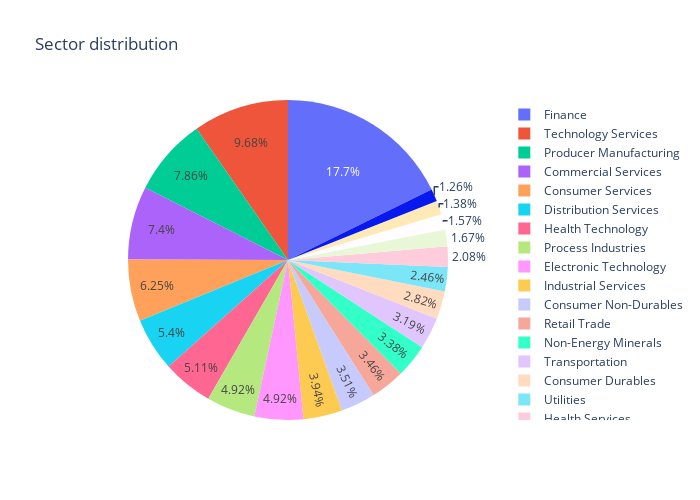

Notebook cell for this chart:
### Markdown cell above
I see that it is wrong to use the info table to find the companies in a sector as there are more companies in the info table as compared to the companies in the Neo4j database and this is what is causing the discrepancy between the two counts. Hence for the thesis it is deemed better to use the count using the neo4j cypher queries rather than the info table.

### Code cell
df = info.groupby(['sector']).count().reset_index().sort_values('code',ascending=False)
# df.loc[df['code']<7000, 'sector']= 'Other'
fig = px.pie(df, values='code', names='sector', title='Sector distribution', height=500, width=700)
fig.show()
# export_plot(fig, 'sector_distribution', ['html','png','svg'])

### Figure 1 — Plotly figure (JSON) as saved in the notebook; plotly's stock layout.template omitted (floating-point values rounded to 4 significant figures)
{"data": [{"domain": {"x": [0, 1], "y": [0, 1]}, "hovertemplate": "sector=%{label}<br>code=%{value}<extra></extra>", "labels": ["Finance", "Technology Services", "Producer Manufacturing", "Commercial Services", "Consumer Services", "Distribution Services", "Health Technology", "Process Industries", "Electronic Technology", "Industrial Services", "Consumer Non-Durables", "Retail Trade", "Non-Energy Minerals", "Transportation", "Consumer Durables", "Utilities", "Health Services", "Miscellaneous", "Energy Minerals", "Communications", "Government"], "legendgroup": "", "name": "", "showlegend": true, "type": "pie", "values": [42024, 22936, 18634, 17534, 14800, 12787, 12108, 11668, 11668, 9331, 8320, 8193, 7998, 7568, 6682, 5827, 4925, 3953, 3728, 3271, 2990]}], "layout": {"height": 500, "legend": {"tracegroupgap": 0}, "title": {"text": "Sector distribution"}, "width": 700}}
